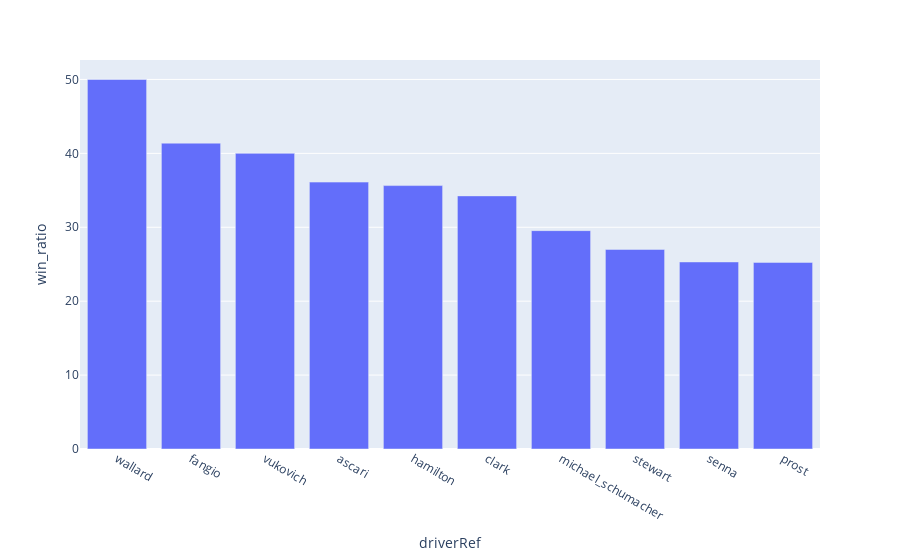

Notebook code for this chart:
### Code cell
fig = px.bar(df_lim, x='driverRef', y='win_ratio')
fig.show()

### Figure 1 — Plotly figure (JSON) as saved in the notebook; plotly's stock layout.template omitted (floating-point values rounded to 4 significant figures)
{"data": [{"alignmentgroup": "True", "hovertemplate": "driverRef=%{x}<br>win_ratio=%{y}<extra></extra>", "legendgroup": "", "marker": {"color": "#636efa", "pattern": {"shape": ""}}, "name": "", "offsetgroup": "", "orientation": "v", "showlegend": false, "textposition": "auto", "type": "bar", "x": ["wallard", "fangio", "vukovich", "ascari", "hamilton", "clark", "michael_schumacher", "stewart", "senna", "prost"], "xaxis": "x", "y": [50, 41.38, 40, 36.11, 35.64, 34.25, 29.55, 27, 25.31, 25.25], "yaxis": "y"}], "layout": {"barmode": "relative", "legend": {"tracegroupgap": 0}, "margin": {"t": 60}, "xaxis": {"anchor": "y", "domain": [0, 1], "title": {"text": "driverRef"}}, "yaxis": {"anchor": "x", "domain": [0, 1], "title": {"text": "win_ratio"}}}}
